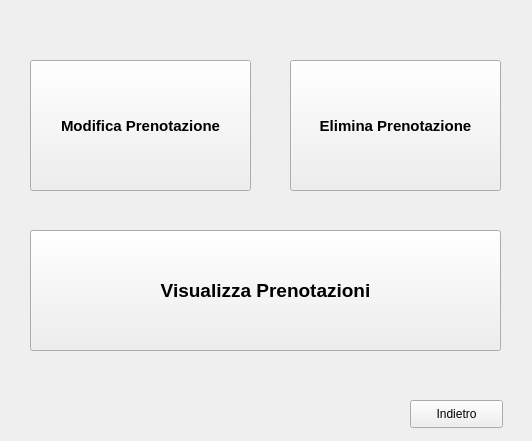
<?xml version="1.0" encoding="UTF-8"?>
<ui version="4.0">
 <class>Form</class>
 <widget class="QWidget" name="Form">
  <property name="geometry">
   <rect>
    <x>0</x>
    <y>0</y>
    <width>532</width>
    <height>441</height>
   </rect>
  </property>
  <property name="windowTitle">
   <string>Modifica, Visualizza, Elimina Prenotazione</string>
  </property>
  <widget class="QPushButton" name="pushButton">
   <property name="geometry">
    <rect>
     <x>30</x>
     <y>60</y>
     <width>221</width>
     <height>131</height>
    </rect>
   </property>
   <property name="font">
    <font>
     <pointsize>11</pointsize>
     <weight>75</weight>
     <bold>true</bold>
    </font>
   </property>
   <property name="text">
    <string>Modifica Prenotazione</string>
   </property>
  </widget>
  <widget class="QPushButton" name="pushButton_2">
   <property name="geometry">
    <rect>
     <x>290</x>
     <y>60</y>
     <width>211</width>
     <height>131</height>
    </rect>
   </property>
   <property name="font">
    <font>
     <pointsize>11</pointsize>
     <weight>75</weight>
     <bold>true</bold>
    </font>
   </property>
   <property name="text">
    <string>Elimina Prenotazione</string>
   </property>
  </widget>
  <widget class="QPushButton" name="pushButton_3">
   <property name="geometry">
    <rect>
     <x>30</x>
     <y>230</y>
     <width>471</width>
     <height>121</height>
    </rect>
   </property>
   <property name="font">
    <font>
     <pointsize>14</pointsize>
     <weight>75</weight>
     <bold>true</bold>
    </font>
   </property>
   <property name="text">
    <string>Visualizza Prenotazioni</string>
   </property>
  </widget>
  <widget class="QPushButton" name="pushButton_4">
   <property name="geometry">
    <rect>
     <x>410</x>
     <y>400</y>
     <width>93</width>
     <height>28</height>
    </rect>
   </property>
   <property name="text">
    <string>Indietro</string>
   </property>
  </widget>
 </widget>
 <resources/>
 <connections/>
</ui>
